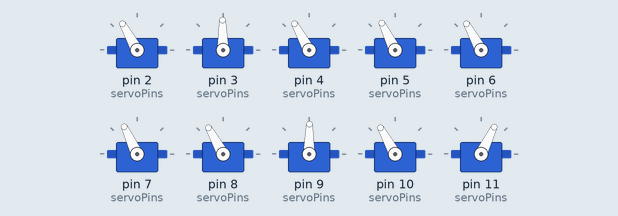
A sketch run on a simulated Arduino Uno, built with avr-gcc and run on an emulated ATmega328P. Shown: 10 × servo.

Above: at 0.05 s.
At 1.0 s:
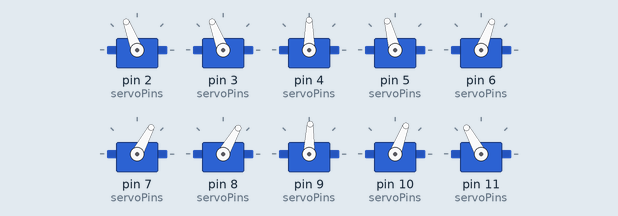
At 2.0 s:
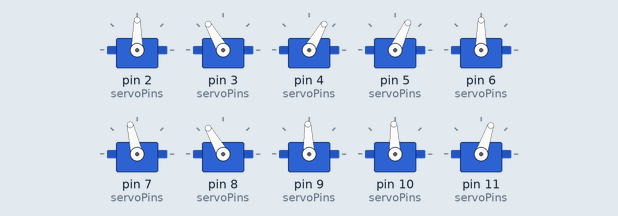
At 4.0 s:
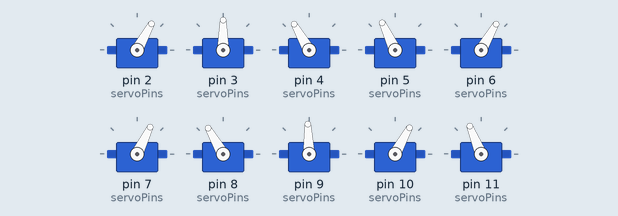
At 5.95 s:
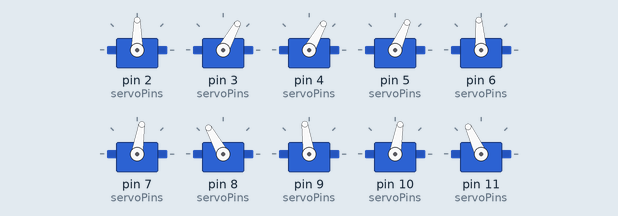
At 7.95 s:
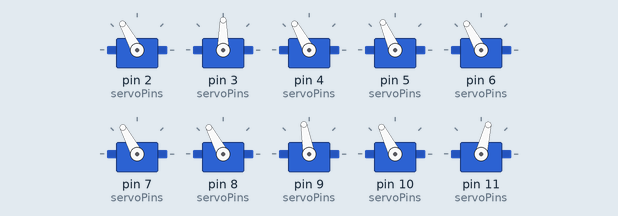
Timing chart, 0 to 10.4 s (numbered marks = the images above):
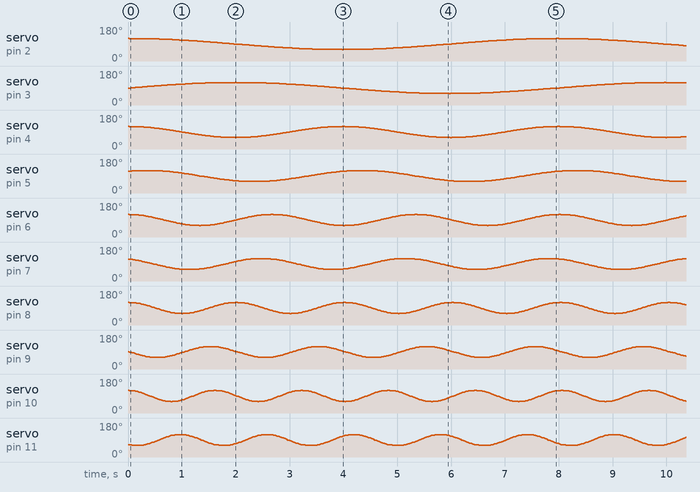

The sketch:

chatgpt3.ino
```cpp
#include <Servo.h>

// Number of fingers
const int NUM_FINGERS = 5;

// Servo motor pins
const int servoPins[NUM_FINGERS][2] = {
  {2, 3}, // Finger 1 servo pins
  {4, 5}, // Finger 2 servo pins
  {6, 7}, // Finger 3 servo pins
  {8, 9}, // Finger 4 servo pins
  {10, 11} // Finger 5 servo pins
};

// Finger class definition
class Finger {
public:
  Finger(int servoPin1, int servoPin2, float offset, int speed);
  void update();
private:
  Servo servo1;
  Servo servo2;
  float angle;
  float offset;
  int speed;
};

// Finger class constructor
Finger::Finger(int servoPin1, int servoPin2, float offset, int speed) {
  servo1.attach(servoPin1);
  servo2.attach(servoPin2);
  angle = 0;
  this->offset = offset;
  this->speed = speed;
}

// Finger class update method
void Finger::update() {
  float radian = radians(angle);
  int x = 90 + int(cos(radian) * 30); // X coordinate of arc
  int y = 90 + int(sin(radian + offset) * 30); // Y coordinate of arc
  servo1.write(x);
  servo2.write(y);
  angle += speed;
  if (angle > 360) {
    angle = 0;
  }
}

// Array of Finger objects
Finger fingers[NUM_FINGERS] = {
  Finger(servoPins[0][0], servoPins[0][1], 0, 1), // Finger 1
  Finger(servoPins[1][0], servoPins[1][1], 45, 2), // Finger 2
  Finger(servoPins[2][0], servoPins[2][1], 90, 3), // Finger 3
  Finger(servoPins[3][0], servoPins[3][1], 135, 4), // Finger 4
  Finger(servoPins[4][0], servoPins[4][1], 180, 5) // Finger 5
};

void setup() {
  // Initialize serial communication
  Serial.begin(9600);
}

void loop() {
  // Update all fingers
  for (int i = 0; i < NUM_FINGERS; i++) {
    fingers[i].update();
  }

  // Delay for smooth motion
  delay(20);
}
```
